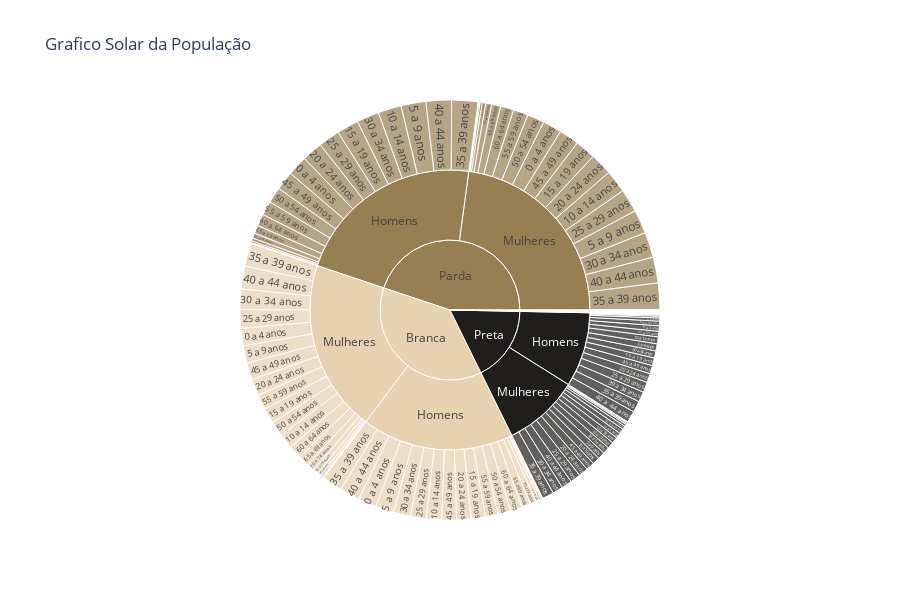

Notebook code cell kept with this figure:
### Code cell
px.sunburst(
    complete_population_df,
    path=['Cor', 'Sexo', 'Idade'],
    values='População',
    title='Grafico Solar da População',
    height=600,
    color_discrete_sequence=["#967f51", "#E6D1B1","#1f1e1c", "#f7cd79", "#454128"]#['rgb(140, 95, 6)','rgb(227, 203, 182)','rgb(51, 37, 10)','rgb(242, 180, 61)','rgb(117, 107, 16)']
)

### Figure 1 — Plotly figure (JSON) as saved in the notebook; plotly's stock layout.template omitted (floating-point values rounded to 4 significant figures; data arrays with more than 128 entries replaced by an {"elided": "..."} marker saying what was removed)
{"data": [{"branchvalues": "total", "domain": {"x": [0, 1], "y": [0, 1]}, "hovertemplate": "labels=%{label}<br>População=%{value}<br>parent=%{parent}<br>id=%{id}<extra></extra>", "ids": {"elided": "225 str values"}, "labels": {"elided": "225 str values"}, "name": "", "parents": {"elided": "225 str values"}, "type": "sunburst", "values": {"elided": "225 int values"}}], "layout": {"height": 600, "legend": {"tracegroupgap": 0}, "sunburstcolorway": ["#967f51", "#E6D1B1", "#1f1e1c", "#f7cd79", "#454128"], "title": {"text": "Grafico Solar da População"}}}
